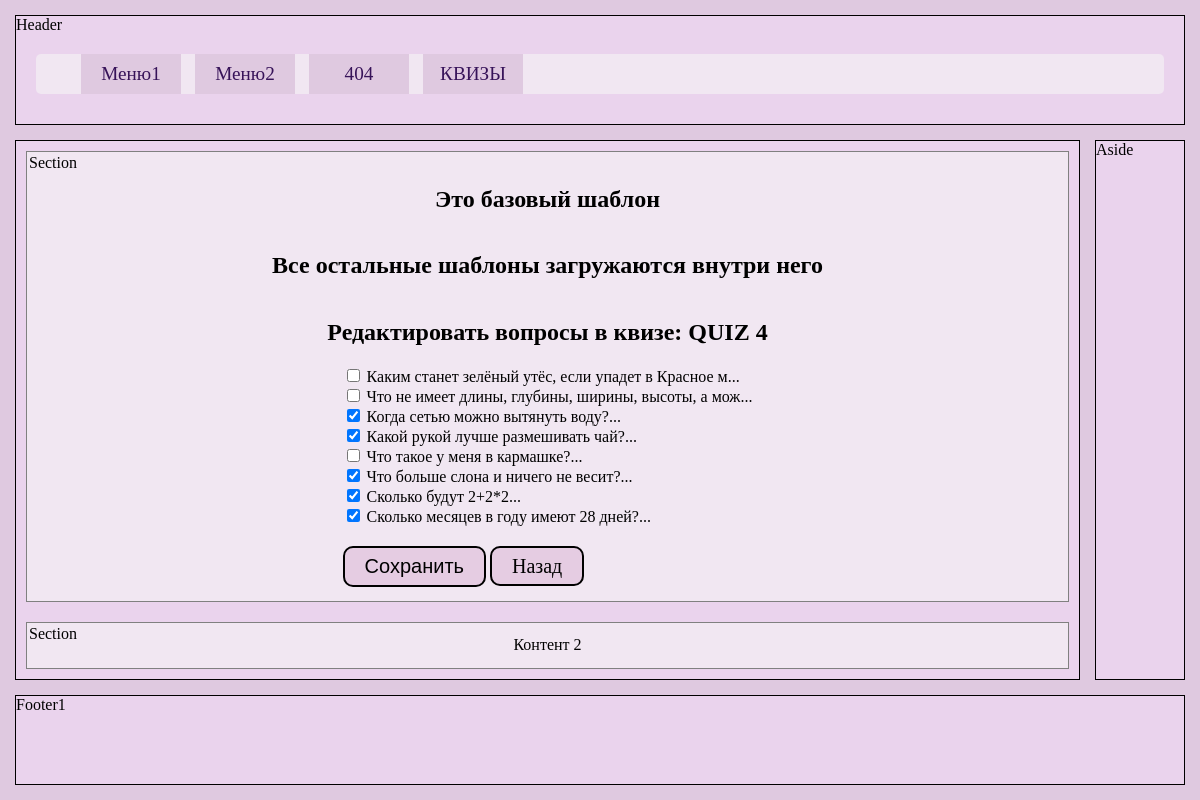
The app's page /quiz_questions_edit/3/ with its own data.
### 08/models.py (models this page shows, shortened)
class Quiz(db.Model):
    id = db.Column(db.Integer, primary_key = True)
    name = db.Column(db.String(100))
    user_id = db.Column(db.Integer, db.ForeignKey('user.id'))

class Question(db.Model):
    id = db.Column(db.Integer, primary_key = True)
    question = db.Column(db.String(250), nullable=False)
    answer = db.Column(db.String(100), nullable=False)
    wrong1 = db.Column(db.String(100), nullable=False)
    wrong2 = db.Column(db.String(100), nullable=False)
    wrong3 = db.Column(db.String(100), nullable=False)
    quiz = db.relationship(
                'Quiz',
                secondary=quiz_question, backref = 'question')

### 08/main.py (the view, shortened to what this page needs)
@app.route('/quiz_questions_edit/<int:quiz_id>/', methods=['GET', 'POST'])
def quiz_questions_edit(quiz_id):
    quiz = db.session.get(Quiz, quiz_id)
    if not quiz:
        return redirect(url_for('view_quiz_edit'))
    all_questions = Question.query.all()
    current_ids = {q.id for q in quiz.question}
    return render_template('quiz_questions_edit.html',
                           quiz=quiz,
                           all_questions=all_questions,
                           current_ids=current_ids,
                           html_config=html_config)

### 08/templates/quiz_questions_edit.html
{% extends "base.html" %}
{% block content1 %}
<h2>Редактировать вопросы в квизе: {{ quiz.name }}</h2>
<form method="post">
  {% for q in all_questions %}
    <label>
      <input type="checkbox" name="question_ids" value="{{ q.id }}"
        {% if q.id in current_ids %}checked{% endif %}>
      {{ q.question[:50] }}...
    </label><br>
  {% endfor %}
  <input type="submit" value="Сохранить" class="button">
  <a href="{{ url_for('view_quiz_edit') }}" class="button">Назад</a>
</form>
{% endblock %}

### 08/static/css/main.css (style rules this page uses)
* { box-sizing: border-box; }
body { background-image: url(https://kinderbooks.ru/800/600/https/st.depositphotos.com/2565305/5011/v/450/depositphotos_50111615-stock-illustration-abstract-light-purple-background.jpg); min-height: 100vh; margin: auto; padding: 10px; background-color: #dfc9e0; width: 100vw; max-width: 1200px; display: grid; grid-template-columns: 1fr 100px; grid-template-rows: 120px 1fr 100px; gap: 5px; }
a { text-decoration: none; color: rgb(55, 19, 89); font-size: 1.2rem; }
h2 { text-align: center; }

### 08/static/css/quiz.css (style rules this page uses)
.button { font-size: 20px; border-radius: 10px; padding: 10px 15px 10px 15px; background-color: #c785b747; transition: all 450ms ease-out; }
.button { margin-top: 20px; font-size: 20px; border-radius: 10px; padding: 2px 15px 2px 15px; background-color: #c785b747; transition: all 250ms ease-out; text-decoration: none; border: 2px solid black; padding: 7px 20px 7px 20px; color:black; }

### records on screen
Quiz: name "QUIZ 4"
Question: question "Каким станет зелёный утёс, если упадет в Красное м"
Question: question "Что не имеет длины, глубины, ширины, высоты, а мож"
Question: question_ids "☑", question "Когда сетью можно вытянуть воду?"
Question: question_ids "☑", question "Какой рукой лучше размешивать чай?"
Question: question "Что такое у меня в кармашке?"
Question: question_ids "☑", question "Что больше слона и ничего не весит?"
Question: question_ids "☑", question "Сколько будут 2+2*2"
Question: question_ids "☑", question "Сколько месяцев в году имеют 28 дней?"
